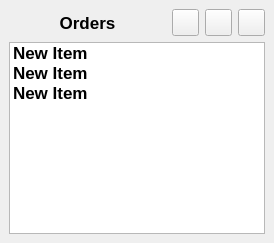
      <widget class="QWidget" name="tab_2">
       <property name="styleSheet">
        <string notr="true"/>
       </property>
       <attribute name="title">
        <string>Orders</string>
       </attribute>
       <layout class="QGridLayout" name="gridLayout_16">
        <property name="leftMargin">
         <number>0</number>
        </property>
        <property name="topMargin">
         <number>0</number>
        </property>
        <property name="rightMargin">
         <number>0</number>
        </property>
        <property name="bottomMargin">
         <number>0</number>
        </property>
        <item row="0" column="0">
         <widget class="QFrame" name="frame_3">
          <property name="font">
           <font>
            <family>Ubuntu</family>
            <weight>75</weight>
            <italic>false</italic>
            <bold>true</bold>
           </font>
          </property>
          <property name="styleSheet">
           <string notr="true">#frame_3  ,#frame{border:0px;}</string>
          </property>
          <property name="frameShape">
           <enum>QFrame::StyledPanel</enum>
          </property>
          <property name="frameShadow">
           <enum>QFrame::Raised</enum>
          </property>
          <layout class="QGridLayout" name="gridLayout_2">
           <item row="0" column="0" rowspan="2" colspan="2">
            <layout class="QGridLayout" name="gridLayout_7">
             <item row="0" column="1">
              <widget class="QPushButton" name="edit_order">
               <property name="minimumSize">
                <size>
                 <width>27</width>
                 <height>27</height>
                </size>
               </property>
               <property name="maximumSize">
                <size>
                 <width>27</width>
                 <height>27</height>
                </size>
               </property>
               <property name="text">
                <string/>
               </property>
               <property name="iconSize">
                <size>
                 <width>20</width>
                 <height>20</height>
                </size>
               </property>
              </widget>
             </item>
             <item row="1" column="0" colspan="4">
              <widget class="QListWidget" name="orders_list">
               <property name="font">
                <font>
                 <family>Ubuntu</family>
                 <pointsize>13</pointsize>
                 <weight>75</weight>
                 <italic>false</italic>
                 <bold>true</bold>
                </font>
               </property>
               <property name="styleSheet">
                <string notr="true"/>
               </property>
               <property name="verticalScrollMode">
                <enum>QAbstractItemView::ScrollPerPixel</enum>
               </property>
               <property name="horizontalScrollMode">
                <enum>QAbstractItemView::ScrollPerPixel</enum>
               </property>
               <property name="spacing">
                <number>6</number>
               </property>
               <item>
                <property name="text">
                 <string>New Item</string>
                </property>
               </item>
               <item>
                <property name="text">
                 <string>New Item</string>
                </property>
               </item>
               <item>
                <property name="text">
                 <string>New Item</string>
                </property>
               </item>
              </widget>
             </item>
             <item row="0" column="0">
              <widget class="QLabel" name="orders_label">
               <property name="font">
                <font>
                 <pointsize>13</pointsize>
                 <weight>75</weight>
                 <bold>true</bold>
                </font>
               </property>
               <property name="text">
                <string>Orders</string>
               </property>
               <property name="alignment">
                <set>Qt::AlignCenter</set>
               </property>
              </widget>
             </item>
             <item row="0" column="2">
              <widget class="QPushButton" name="delete_order">
               <property name="minimumSize">
                <size>
                 <width>27</width>
                 <height>27</height>
                </size>
               </property>
               <property name="maximumSize">
                <size>
                 <width>27</width>
                 <height>27</height>
                </size>
               </property>
               <property name="text">
                <string/>
               </property>
               <property name="iconSize">
                <size>
                 <width>20</width>
                 <height>20</height>
                </size>
               </property>
              </widget>
             </item>
             <item row="0" column="3">
              <widget class="QPushButton" name="add_order">
               <property name="minimumSize">
                <size>
                 <width>27</width>
                 <height>27</height>
                </size>
               </property>
               <property name="maximumSize">
                <size>
                 <width>27</width>
                 <height>27</height>
                </size>
               </property>
               <property name="font">
                <font>
                 <family>Ubuntu</family>
                 <weight>75</weight>
                 <italic>false</italic>
                 <bold>true</bold>
                </font>
               </property>
               <property name="text">
                <string/>
               </property>
               <property name="iconSize">
                <size>
                 <width>20</width>
                 <height>20</height>
                </size>
               </property>
              </widget>
             </item>
            </layout>
           </item>
          </layout>
         </widget>
        </item>
       </layout>
      </widget>
